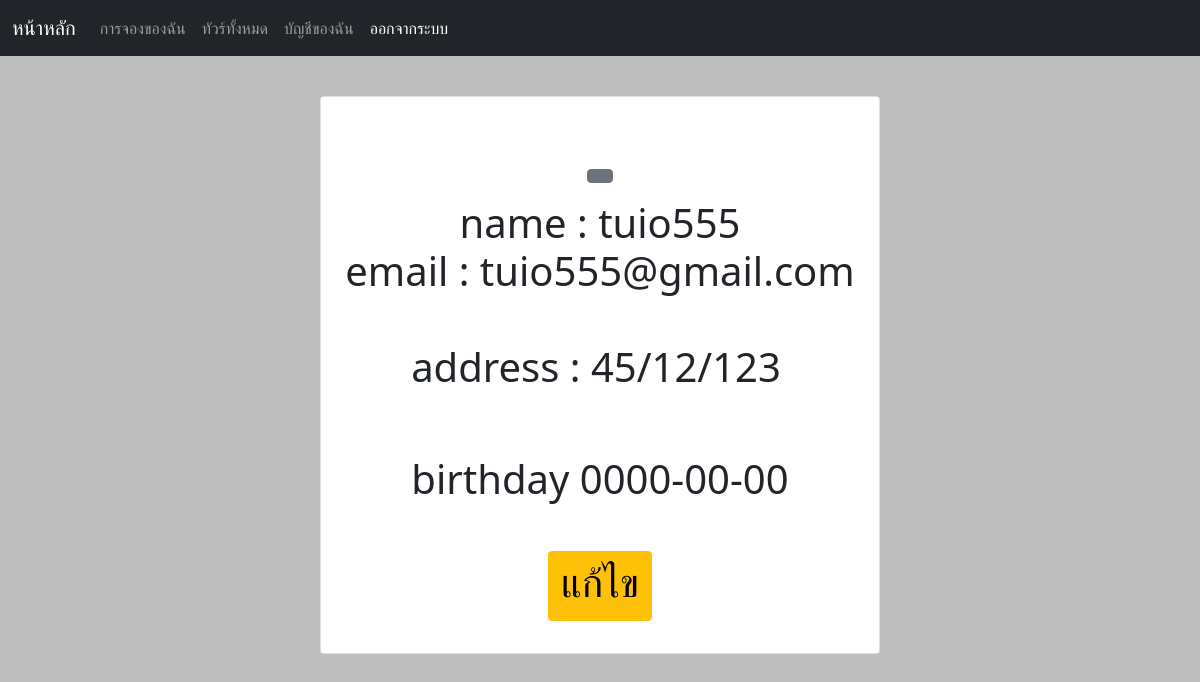
/profile.php (signed in), run on the app's committed database.
### tables this page shows
CREATE TABLE `tb_user` (
  `user_id` int(11) NOT NULL,
  `name` varchar(100) NOT NULL,
  `bdate` date NOT NULL,
  `address` varchar(255) NOT NULL,
  `email` varchar(100) NOT NULL,
  `password` varchar(100) NOT NULL,
  `phone` int(10) NOT NULL,
  `status` tinyint(1) NOT NULL
);

### profile.php (the view, shortened to what this page needs)
<?php
require "header.php";
require "./php/connectdb.php";
$id = $_SESSION['UserID'];
$strSQL = "select name,email,address,bdate from tb_user where user_id=" . $id . ";";
$result = mysqli_query($conn, $strSQL);
$row = mysqli_fetch_array($result, MYSQLI_ASSOC);
?>
<div  class="container mt-4 mb-4 p-3 d-flex justify-content-center">
    <div class="card p-4" >
       <h1> <br><div class=" image d-flex flex-column justify-content-center align-items-center"> <button
                class="btn btn-secondary">  </button> <span class="name mt-3"> name : <?php  echo $row['name']?></span> <span
                class="idd"> email : <?php  echo $row['email']?></span>
            <br><div class="d-flex flex-row justify-content-center align-items-center gap-2"> <span
                    class="idd1"> address : <?php  echo $row['address']?></span> <span><i class="fa fa-copy"></i></span> </div>
            <br><div class="d-flex flex-row justify-content-center align-items-center mt-3"> <span class="number">birthday<span
                        class="follow"> <?php  echo $row['bdate']?></span></span> </div>
            <br><a href="./profile-edit.php?id=<?php echo $id?>" class="btn btn-warning"><h1> แก้ไข </h1></a>
        </div></h1>
    </div>
</div>

### profile.php (style rules this page uses)
body { background-color: #BEBEBE }

### data on the page
tb_user: name "tuio555", email "tuio555@gmail.com", address "45/12/123", bdate "0000-00-00"
